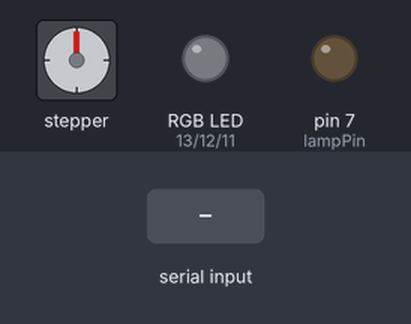
The sketch below on a simulated Arduino Uno, built with avr-gcc and run on an emulated ATmega328P. Parts: stepper motor, an RGB LED mixed from three pins (HIGH = lit), output pins drawn as LEDs (lit = HIGH). The inputs (shaded band) are chosen by the test bench. Stepper angles assume 4096 steps per turn.

Above: at 1.2 s.
1.3 s: byte 54 (54) received over Serial
At 1.75 s:
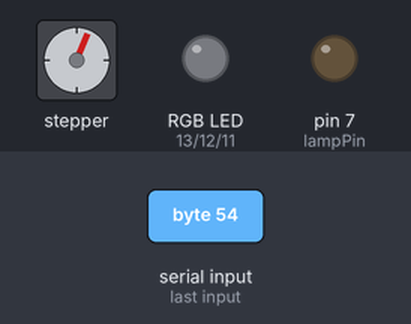
4.3 s: "1" received over Serial
At 4.45 s:
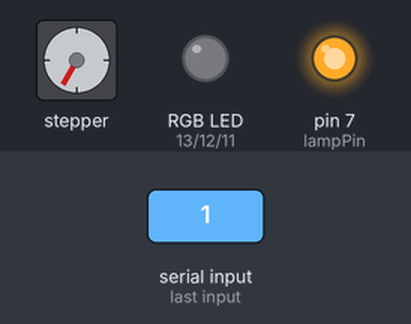
7.3 s: "0" received over Serial
At 7.46 s:
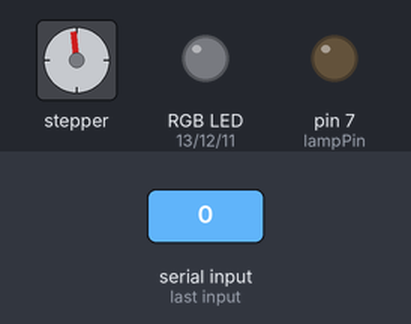
10.3 s: "2" received over Serial
At 11.9 s:
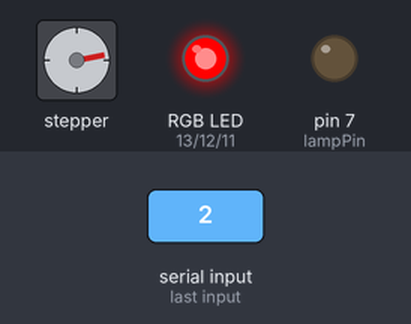
13.3 s: "3" received over Serial
At 14.94 s:
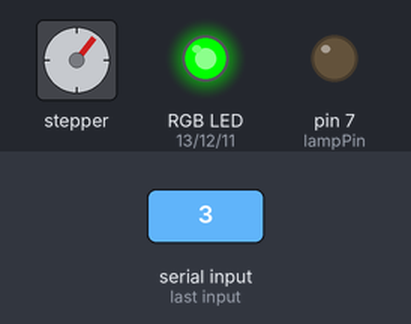
16.3 s: "4" received over Serial
At 16.47 s:
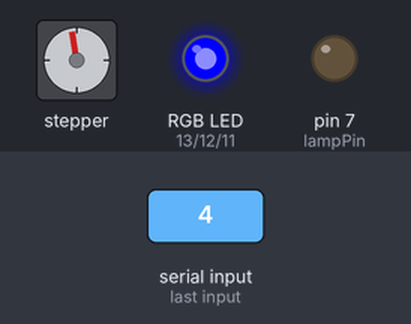
Timing chart, 0 to 22.1 s (numbered marks = the images above; inputs shaded):
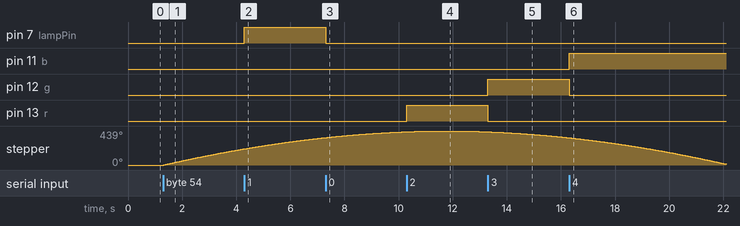

Measured:
- after the input at 1.3 s, stepper: keeps turning clockwise at about 70°/s, starting at once
- after the input at 4.3 s, pin 7 (lampPin): LOW → HIGH at once
- after the input at 7.3 s, pin 7 (lampPin): HIGH → LOW at once
- after the input at 10.3 s, pin 13 (r): LOW → HIGH at once
- after the input at 13.3 s, pin 12 (g): LOW → HIGH at once; pin 13 (r): HIGH → LOW at once
- after the input at 16.3 s, pin 11 (b): LOW → HIGH at once; pin 12 (g): HIGH → LOW at once

The sketch:

ThreeDHomeNode.ino
```cpp
#include <MultiStepper.h>
#include<AccelStepper.h> // Øàãîâûé äâèãàòåëü

int lampPin = 7; // Pin äëÿ ëàìïû

// Ïèíû äëÿ òðåõöâåòíîãî ñâåòîäèîäà
int r = 13; // Êðàñíûé
int g = 12; // Çåëåíûé
int b = 11; // Ãîëóáîé


// Îïðåäåëåíèå ïèíîâ äëÿ óïðàâëåíèÿ äâèãàòåëåì
#define motorPin1  3 // IN1 íà 1-ì äðàéâåðå ULN2003
#define motorPin2  4 // IN2 íà 1-ì äðàéâåðå ULN2003
#define motorPin3  5 // IN3 íà 1-ì äðàéâåðå ULN2003
#define motorPin4  6 // IN4 íà 1-ì äðàéâåðå ULN2003

#define HALFSTEP 8 // Íàñòðîéêà äëÿ øàãîâîãî äâèãàòåëÿ
// Èíèöèàëèçèðóåìñÿ ñ ïîñëåäîâàòåëüíîñòüþ âûâîäîâ IN1-IN3-IN2-IN4 äëÿ èñïîëüçîâàíèÿ AccelStepper ñ 28BYJ-48
AccelStepper stepper1(HALFSTEP, motorPin1, motorPin3, motorPin2, motorPin4);


int isEnableStepper = 0;


void setup()
{
	Serial.begin(9600); // Ñêîðîñòü îáìåíà
	pinMode(lampPin, OUTPUT);

	// Îáúÿâëÿåì èñïîëüçóåìûå ïîðòû äëÿ RGB
	pinMode(r, OUTPUT);
	pinMode(g, OUTPUT);
	pinMode(b, OUTPUT);

	// Øàãîâûé äâèãàòåëü
	stepper1.setMaxSpeed(1000.0);
	stepper1.setAcceleration(100.0);
	stepper1.setSpeed(200);
	stepper1.moveTo(20000);
}

int result = 0;
void loop()
{
	StepperOn();

	// Ïðèíèìàåì ñîñòîÿíèå èç com - ïîðòà
	if (Serial.available() > 0)
	{
		result = Serial.read();
		if (result == 49)
		{
			digitalWrite(lampPin, HIGH);   // Âêëþ÷àåì ëàìïó
			return;
		}
		if (result == 48)
		{
			digitalWrite(lampPin, LOW);   // Âêëþ÷àåì ëàìïó
			return;
		}
		if (result == 50)
		{
			digitalWrite(r, HIGH); //âêëþ÷àåì êðàñíûé
			digitalWrite(g, LOW); //âêëþ÷àåì êðàñíûé
			digitalWrite(b, LOW); //âêëþ÷àåì êðàñíûé
		}
		if (result == 51)
		{
			digitalWrite(g, HIGH); //âêëþ÷àåì êðàñíûé
			digitalWrite(r, LOW); //âêëþ÷àåì êðàñíûé
			digitalWrite(b, LOW); //âêëþ÷àåì êðàñíûé
		}
		if (result == 52)
		{
			digitalWrite(b, HIGH); //âêëþ÷àåì êðàñíûé
			digitalWrite(r, LOW); //âêëþ÷àåì êðàñíûé
			digitalWrite(g, LOW); //âêëþ÷àåì êðàñíûé
		}
		if (result == 53)
		{
			digitalWrite(b, LOW); //âêëþ÷àåì êðàñíûé
			digitalWrite(r, LOW); //âêëþ÷àåì êðàñíûé
			digitalWrite(g, LOW); //âêëþ÷àåì êðàñíûé
		}
		if (result == 54)
		{
			isEnableStepper = 1;


		}
		if (result == 55)
		{
			isEnableStepper = 0;
		}
	}
}

void StepperOn()
{
	if (isEnableStepper == 1)
	{
		// Èçìåíÿåì íàïðàâëåíèå, åñëè øàãîâèê äîñòèãàåò çàäàííîãî ïîëîæåíèÿ
		if (stepper1.distanceToGo() == 0)
			stepper1.moveTo(-stepper1.currentPosition());
		stepper1.run();
	}
	else
	{
		stepper1.stop();
	}
}
```
